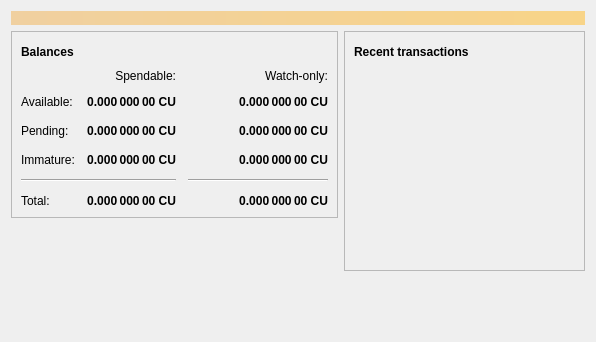
<?xml version="1.0" encoding="UTF-8"?>
<ui version="4.0">
 <class>OverviewPage</class>
 <widget class="QWidget" name="OverviewPage">
  <property name="geometry">
   <rect>
    <x>0</x>
    <y>0</y>
    <width>596</width>
    <height>342</height>
   </rect>
  </property>
  <property name="windowTitle">
   <string>Form</string>
  </property>
  <layout class="QVBoxLayout" name="topLayout">
   <item>
    <widget class="QLabel" name="labelAlerts">
     <property name="visible">
      <bool>false</bool>
     </property>
     <property name="styleSheet">
      <string notr="true">QLabel { background-color: qlineargradient(x1: 0, y1: 0, x2: 1, y2: 0, stop:0 #F0D0A0, stop:1 #F8D488); color:#000000; }</string>
     </property>
     <property name="wordWrap">
      <bool>true</bool>
     </property>
     <property name="margin">
      <number>3</number>
     </property>
     <property name="textInteractionFlags">
      <set>Qt::TextSelectableByMouse</set>
     </property>
    </widget>
   </item>
   <item>
    <layout class="QHBoxLayout" name="horizontalLayout" stretch="1,1">
     <item>
      <layout class="QVBoxLayout" name="verticalLayout_2">
       <item>
        <widget class="QFrame" name="frame">
         <property name="frameShape">
          <enum>QFrame::StyledPanel</enum>
         </property>
         <property name="frameShadow">
          <enum>QFrame::Raised</enum>
         </property>
         <layout class="QVBoxLayout" name="verticalLayout_4">
          <item>
           <layout class="QHBoxLayout" name="horizontalLayout_4">
            <item>
             <widget class="QLabel" name="label_5">
              <property name="font">
               <font>
                <weight>75</weight>
                <bold>true</bold>
               </font>
              </property>
              <property name="text">
               <string>Balances</string>
              </property>
             </widget>
            </item>
            <item>
             <widget class="QPushButton" name="labelWalletStatus">
              <property name="enabled">
               <bool>true</bool>
              </property>
              <property name="maximumSize">
               <size>
                <width>30</width>
                <height>16777215</height>
               </size>
              </property>
              <property name="toolTip">
               <string>The displayed information may be out of date. Your wallet automatically synchronizes with the Copper network after a connection is established, but this process has not completed yet.</string>
              </property>
              <property name="text">
               <string/>
              </property>
              <property name="icon">
               <iconset resource="../copper.qrc">
                <normaloff>:/icons/warning</normaloff>
                <disabledoff>:/icons/warning</disabledoff>:/icons/warning</iconset>
              </property>
              <property name="iconSize">
               <size>
                <width>24</width>
                <height>24</height>
               </size>
              </property>
              <property name="flat">
               <bool>true</bool>
              </property>
             </widget>
            </item>
            <item>
             <spacer name="horizontalSpacer_3">
              <property name="orientation">
               <enum>Qt::Horizontal</enum>
              </property>
              <property name="sizeHint" stdset="0">
               <size>
                <width>40</width>
                <height>20</height>
               </size>
              </property>
             </spacer>
            </item>
           </layout>
          </item>
          <item>
           <layout class="QGridLayout" name="gridLayout">
            <property name="spacing">
             <number>12</number>
            </property>
            <item row="2" column="2">
             <widget class="QLabel" name="labelWatchPending">
              <property name="font">
               <font>
                <weight>75</weight>
                <bold>true</bold>
               </font>
              </property>
              <property name="cursor">
               <cursorShape>IBeamCursor</cursorShape>
              </property>
              <property name="toolTip">
               <string>Unconfirmed transactions to watch-only addresses</string>
              </property>
              <property name="text">
               <string notr="true">0.000 000 00 CU</string>
              </property>
              <property name="alignment">
               <set>Qt::AlignRight|Qt::AlignTrailing|Qt::AlignVCenter</set>
              </property>
              <property name="textInteractionFlags">
               <set>Qt::LinksAccessibleByMouse|Qt::TextSelectableByKeyboard|Qt::TextSelectableByMouse</set>
              </property>
             </widget>
            </item>
            <item row="2" column="1">
             <widget class="QLabel" name="labelUnconfirmed">
              <property name="font">
               <font>
                <weight>75</weight>
                <bold>true</bold>
               </font>
              </property>
              <property name="cursor">
               <cursorShape>IBeamCursor</cursorShape>
              </property>
              <property name="toolTip">
               <string>Total of transactions that have yet to be confirmed, and do not yet count toward the spendable balance</string>
              </property>
              <property name="text">
               <string notr="true">0.000 000 00 CU</string>
              </property>
              <property name="alignment">
               <set>Qt::AlignRight|Qt::AlignTrailing|Qt::AlignVCenter</set>
              </property>
              <property name="textInteractionFlags">
               <set>Qt::LinksAccessibleByMouse|Qt::TextSelectableByKeyboard|Qt::TextSelectableByMouse</set>
              </property>
             </widget>
            </item>
            <item row="3" column="2">
             <widget class="QLabel" name="labelWatchImmature">
              <property name="font">
               <font>
                <weight>75</weight>
                <bold>true</bold>
               </font>
              </property>
              <property name="cursor">
               <cursorShape>IBeamCursor</cursorShape>
              </property>
              <property name="toolTip">
               <string>Mined balance in watch-only addresses that has not yet matured</string>
              </property>
              <property name="text">
               <string notr="true">0.000 000 00 CU</string>
              </property>
              <property name="alignment">
               <set>Qt::AlignRight|Qt::AlignTrailing|Qt::AlignVCenter</set>
              </property>
              <property name="textInteractionFlags">
               <set>Qt::LinksAccessibleByMouse|Qt::TextSelectableByKeyboard|Qt::TextSelectableByMouse</set>
              </property>
             </widget>
            </item>
            <item row="4" column="0" colspan="2">
             <widget class="Line" name="line">
              <property name="orientation">
               <enum>Qt::Horizontal</enum>
              </property>
             </widget>
            </item>
            <item row="4" column="2">
             <widget class="Line" name="lineWatchBalance">
              <property name="sizePolicy">
               <sizepolicy hsizetype="Preferred" vsizetype="Fixed">
                <horstretch>0</horstretch>
                <verstretch>0</verstretch>
               </sizepolicy>
              </property>
              <property name="minimumSize">
               <size>
                <width>140</width>
                <height>0</height>
               </size>
              </property>
              <property name="orientation">
               <enum>Qt::Horizontal</enum>
              </property>
             </widget>
            </item>
            <item row="5" column="0">
             <widget class="QLabel" name="labelTotalText">
              <property name="text">
               <string>Total:</string>
              </property>
             </widget>
            </item>
            <item row="3" column="1">
             <widget class="QLabel" name="labelImmature">
              <property name="font">
               <font>
                <weight>75</weight>
                <bold>true</bold>
               </font>
              </property>
              <property name="cursor">
               <cursorShape>IBeamCursor</cursorShape>
              </property>
              <property name="toolTip">
               <string>Mined balance that has not yet matured</string>
              </property>
              <property name="text">
               <string notr="true">0.000 000 00 CU</string>
              </property>
              <property name="alignment">
               <set>Qt::AlignRight|Qt::AlignTrailing|Qt::AlignVCenter</set>
              </property>
              <property name="textInteractionFlags">
               <set>Qt::LinksAccessibleByMouse|Qt::TextSelectableByKeyboard|Qt::TextSelectableByMouse</set>
              </property>
             </widget>
            </item>
            <item row="2" column="3">
             <spacer name="horizontalSpacer_2">
              <property name="orientation">
               <enum>Qt::Horizontal</enum>
              </property>
              <property name="sizeHint" stdset="0">
               <size>
                <width>40</width>
                <height>20</height>
               </size>
              </property>
             </spacer>
            </item>
            <item row="3" column="0">
             <widget class="QLabel" name="labelImmatureText">
              <property name="text">
               <string>Immature:</string>
              </property>
             </widget>
            </item>
            <item row="5" column="1">
             <widget class="QLabel" name="labelTotal">
              <property name="font">
               <font>
                <weight>75</weight>
                <bold>true</bold>
               </font>
              </property>
              <property name="cursor">
               <cursorShape>IBeamCursor</cursorShape>
              </property>
              <property name="toolTip">
               <string>Your current total balance</string>
              </property>
              <property name="text">
               <string notr="true">0.000 000 00 CU</string>
              </property>
              <property name="alignment">
               <set>Qt::AlignRight|Qt::AlignTrailing|Qt::AlignVCenter</set>
              </property>
              <property name="textInteractionFlags">
               <set>Qt::LinksAccessibleByMouse|Qt::TextSelectableByKeyboard|Qt::TextSelectableByMouse</set>
              </property>
             </widget>
            </item>
            <item row="5" column="2">
             <widget class="QLabel" name="labelWatchTotal">
              <property name="font">
               <font>
                <weight>75</weight>
                <bold>true</bold>
               </font>
              </property>
              <property name="cursor">
               <cursorShape>IBeamCursor</cursorShape>
              </property>
              <property name="toolTip">
               <string>Current total balance in watch-only addresses</string>
              </property>
              <property name="text">
               <string notr="true">0.000 000 00 CU</string>
              </property>
              <property name="alignment">
               <set>Qt::AlignRight|Qt::AlignTrailing|Qt::AlignVCenter</set>
              </property>
              <property name="textInteractionFlags">
               <set>Qt::LinksAccessibleByMouse|Qt::TextSelectableByKeyboard|Qt::TextSelectableByMouse</set>
              </property>
             </widget>
            </item>
            <item row="0" column="2">
             <widget class="QLabel" name="labelWatchonly">
              <property name="text">
               <string>Watch-only:</string>
              </property>
              <property name="alignment">
               <set>Qt::AlignRight|Qt::AlignTrailing|Qt::AlignVCenter</set>
              </property>
             </widget>
            </item>
            <item row="1" column="0">
             <widget class="QLabel" name="labelBalanceText">
              <property name="text">
               <string>Available:</string>
              </property>
             </widget>
            </item>
            <item row="1" column="1">
             <widget class="QLabel" name="labelBalance">
              <property name="font">
               <font>
                <weight>75</weight>
                <bold>true</bold>
               </font>
              </property>
              <property name="cursor">
               <cursorShape>IBeamCursor</cursorShape>
              </property>
              <property name="toolTip">
               <string>Your current spendable balance</string>
              </property>
              <property name="text">
               <string notr="true">0.000 000 00 CU</string>
              </property>
              <property name="alignment">
               <set>Qt::AlignRight|Qt::AlignTrailing|Qt::AlignVCenter</set>
              </property>
              <property name="textInteractionFlags">
               <set>Qt::LinksAccessibleByMouse|Qt::TextSelectableByKeyboard|Qt::TextSelectableByMouse</set>
              </property>
             </widget>
            </item>
            <item row="1" column="2">
             <widget class="QLabel" name="labelWatchAvailable">
              <property name="font">
               <font>
                <weight>75</weight>
                <bold>true</bold>
               </font>
              </property>
              <property name="cursor">
               <cursorShape>IBeamCursor</cursorShape>
              </property>
              <property name="toolTip">
               <string>Your current balance in watch-only addresses</string>
              </property>
              <property name="text">
               <string notr="true">0.000 000 00 CU</string>
              </property>
              <property name="alignment">
               <set>Qt::AlignRight|Qt::AlignTrailing|Qt::AlignVCenter</set>
              </property>
              <property name="textInteractionFlags">
               <set>Qt::LinksAccessibleByMouse|Qt::TextSelectableByKeyboard|Qt::TextSelectableByMouse</set>
              </property>
             </widget>
            </item>
            <item row="2" column="0">
             <widget class="QLabel" name="labelPendingText">
              <property name="text">
               <string>Pending:</string>
              </property>
             </widget>
            </item>
            <item row="0" column="1">
             <widget class="QLabel" name="labelSpendable">
              <property name="text">
               <string>Spendable:</string>
              </property>
              <property name="alignment">
               <set>Qt::AlignRight|Qt::AlignTrailing|Qt::AlignVCenter</set>
              </property>
             </widget>
            </item>
           </layout>
          </item>
         </layout>
        </widget>
       </item>
       <item>
        <spacer name="verticalSpacer">
         <property name="orientation">
          <enum>Qt::Vertical</enum>
         </property>
         <property name="sizeHint" stdset="0">
          <size>
           <width>20</width>
           <height>40</height>
          </size>
         </property>
        </spacer>
       </item>
      </layout>
     </item>
     <item>
      <layout class="QVBoxLayout" name="verticalLayout_3">
       <item>
        <widget class="QFrame" name="frame_2">
         <property name="frameShape">
          <enum>QFrame::StyledPanel</enum>
         </property>
         <property name="frameShadow">
          <enum>QFrame::Raised</enum>
         </property>
         <layout class="QVBoxLayout" name="verticalLayout">
          <item>
           <layout class="QHBoxLayout" name="horizontalLayout_2">
            <item>
             <widget class="QLabel" name="label_4">
              <property name="font">
               <font>
                <weight>75</weight>
                <bold>true</bold>
               </font>
              </property>
              <property name="text">
               <string>Recent transactions</string>
              </property>
             </widget>
            </item>
            <item>
             <widget class="QPushButton" name="labelTransactionsStatus">
              <property name="enabled">
               <bool>true</bool>
              </property>
              <property name="maximumSize">
               <size>
                <width>30</width>
                <height>16777215</height>
               </size>
              </property>
              <property name="toolTip">
               <string>The displayed information may be out of date. Your wallet automatically synchronizes with the Copper network after a connection is established, but this process has not completed yet.</string>
              </property>
              <property name="text">
               <string/>
              </property>
              <property name="icon">
               <iconset resource="../copper.qrc">
                <normaloff>:/icons/warning</normaloff>
                <disabledoff>:/icons/warning</disabledoff>:/icons/warning</iconset>
              </property>
              <property name="iconSize">
               <size>
                <width>24</width>
                <height>24</height>
               </size>
              </property>
              <property name="flat">
               <bool>true</bool>
              </property>
             </widget>
            </item>
            <item>
             <spacer name="horizontalSpacer">
              <property name="orientation">
               <enum>Qt::Horizontal</enum>
              </property>
              <property name="sizeHint" stdset="0">
               <size>
                <width>40</width>
                <height>20</height>
               </size>
              </property>
             </spacer>
            </item>
           </layout>
          </item>
          <item>
           <widget class="QListView" name="listTransactions">
            <property name="styleSheet">
             <string notr="true">QListView { background: transparent; }</string>
            </property>
            <property name="frameShape">
             <enum>QFrame::NoFrame</enum>
            </property>
            <property name="verticalScrollBarPolicy">
             <enum>Qt::ScrollBarAlwaysOff</enum>
            </property>
            <property name="horizontalScrollBarPolicy">
             <enum>Qt::ScrollBarAlwaysOff</enum>
            </property>
            <property name="selectionMode">
             <enum>QAbstractItemView::NoSelection</enum>
            </property>
           </widget>
          </item>
         </layout>
        </widget>
       </item>
       <item>
        <spacer name="verticalSpacer_2">
         <property name="orientation">
          <enum>Qt::Vertical</enum>
         </property>
         <property name="sizeHint" stdset="0">
          <size>
           <width>20</width>
           <height>40</height>
          </size>
         </property>
        </spacer>
       </item>
      </layout>
     </item>
    </layout>
   </item>
  </layout>
 </widget>
 <resources/>
 <connections/>
</ui>
